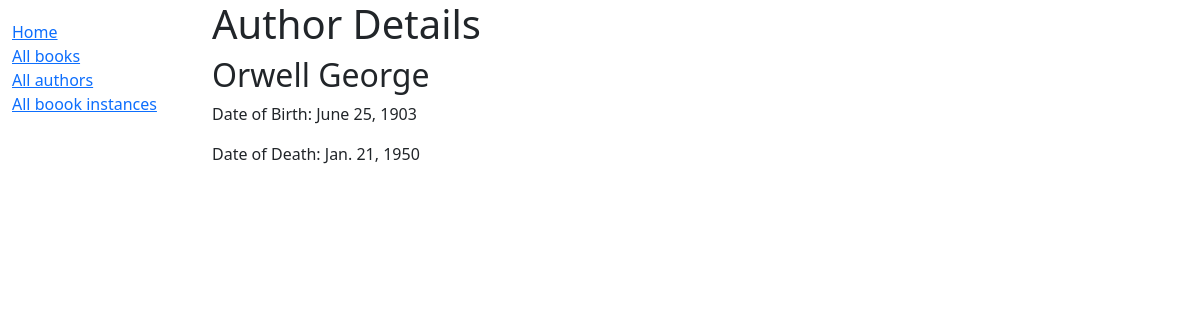
The page /library/author/2/ on the database its author committed.
### library/models/author.py (models this page shows, shortened)
class Author(models.Model):
    first_name = models.CharField(max_length=100)
    last_name = models.CharField(max_length=100)
    date_of_birth = models.DateField(null=True, blank=True)
    date_of_death = models.DateField(null=True, blank=True)
    class Meta:
        ordering = ['last_name']

### library/views/author.py (the view)
# urls.py: path('author/<int:pk>/', author.AuthorDetailView.as_view(), name='author_detail'),  # The detail view for a specific author
class AuthorDetailView(generic.DetailView):
    model = Author
    template_name = 'library/author_detail.html'

### library/templates/library/author_detail.html
{% extends "base_generic.html" %}
{% block content %}
    <h1>Author Details</h1>
    {% if author %}
        <h2>{{ author.first_name }} {{ author.last_name }}</h2>
        {% if author.date_of_birth %}
            <p>Date of Birth: {{ author.date_of_birth }}</p>
        {% endif %}
        {% if author.date_of_death %}
            <p>Date of Death: {{ author.date_of_death }}</p>
        {% endif %}
    {% else %}
        <p>Author not found.</p>
    {% endif %}
{% endblock %}

### rows shown on the page
Author: first_name "Orwell", last_name "George", date_of_birth "June 25, 1903", date_of_death "Jan. 21, 1950"
